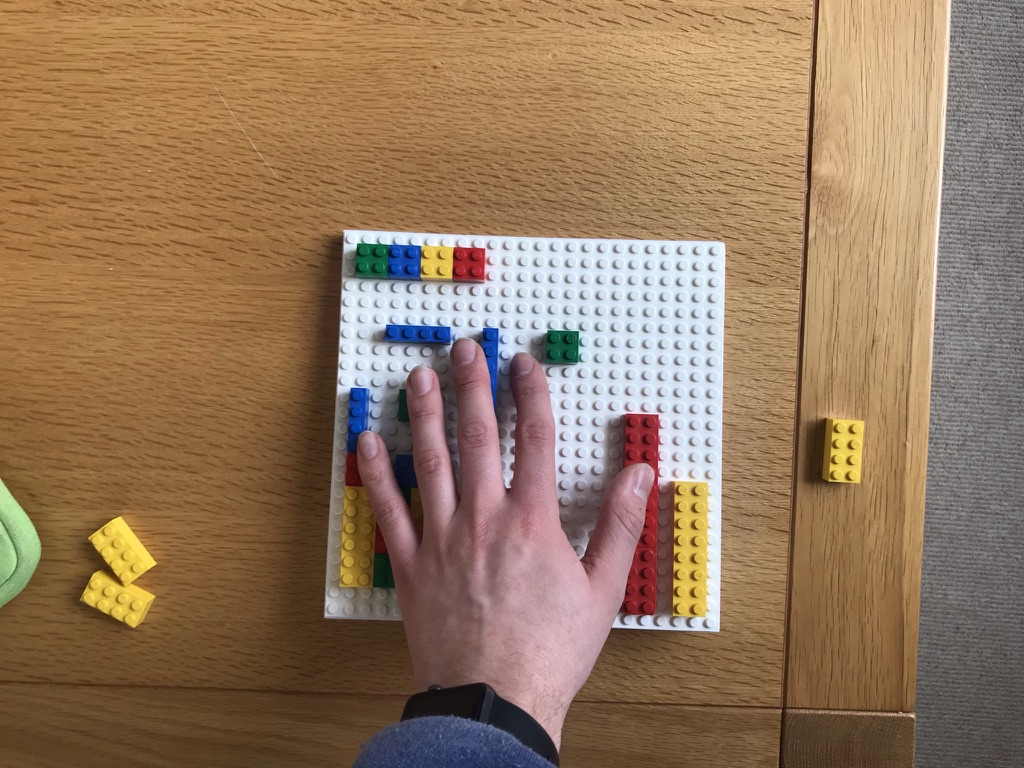
#> input picture images/HandTestA.jpeg, 1024 x 768 px, found by its file name
$ python WarpingImageTest.py
#> lines starting #> are read from the running program, lines starting #| are printed output that depends on the picture
### Packages/InterfaceCV.py
# Everying needed to obtain a build plate configuration from an image
import numpy as np
import cv2
from PIL import Image
import matplotlib.pyplot as plt
import matplotlib.ticker as plticker

class BuildPlateComprehension:
    defaultCorners = np.array([[0,0],[1,0],[1,1],[0,1]])

    # [4 lines left out: function warpToBuildPlate, not called in this run]

    # Input an image and
    def getBuildPlateCorners(self, image):
        raise Exception("Automatic detection of corners not yet implemented, use from cords manually instead")
        # To Do: Implement automatic detection of corners if needed

    # Outputs an image (as numpy array) by warping an input image based of the supplied corner coordinates
    def warpToBuildPlateFromCords(self,image, cornerCords=defaultCorners, outputDimensions = [480,480]):
        if (cornerCords.shape != (4, 2)):
            raise Exception("Incorrect shape corner coorsinates must be of shape (4,2)")

        #Corner Coordinates
        topLeft = cornerCords[0]
        topRight = cornerCords[1]
        bottomLeft = cornerCords[2]
        bottomRight = cornerCords[3]

        # Input warp
        pt1 = np.float32([topLeft,topRight,bottomLeft,bottomRight])

        # Set height and width of final image
        pt2 = np.float32([[0,0],[outputDimensions[0],0],[0,outputDimensions[1]],[outputDimensions[0], outputDimensions[1]]])

        matrix = cv2.getPerspectiveTransform(pt1, pt2)
        warpedImage = cv2.warpPerspective(image, matrix, (outputDimensions[0], outputDimensions[1]))

        return (warpedImage)


    # Input a numpy array based image that has been cropped to the edges of the build plate, outputs the plate config
    # [415 lines left out: functions getPlateConfig, getRegions, regionSearch, processRegion, calcAvgHSV, updateColourEstimates and 6 more, not called in this run]

### TestPrograms/WarpingImageTest.py

import cv2
import numpy as np

import sys
sys.path.append('/home/pi/Git/SharedBuilderInterface/Packages')
sys.path.append('/home/pi/Git/SharedBuilderInterface/TestData')

from InterfaceCV import BuildPlateComprehension

# Create build plate comprehension object
cVObject = BuildPlateComprehension()


img = cv2.imread('ImageData/InputImages/HandTestA.jpeg')
#> img is the input picture: shape (768, 1024, 3); mean B, G, R 93.4, 120.1, 148.5

cornerCords = np.array([[343,230],[724,242],[324,616],[719,631]])
warpedImg= cVObject.warpToBuildPlateFromCords(img,cornerCords)
#> in warpToBuildPlateFromCords, `warpedImage = cv2.warpPerspective(image, matrix, (outputDimensions[0],..`:
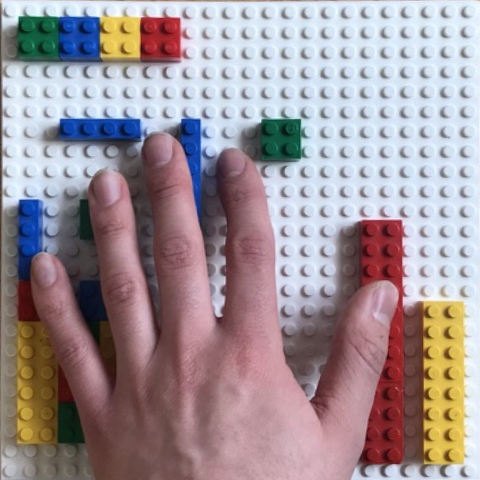
#> warpedImage: shape (480, 480, 3); mean B, G, R 151, 145.9, 159.6

cv2.imwrite('ImageData/Test/warped.png',warpedImg)

$ run again, with images/iphone test.jpeg copied over images/HandTestA.jpeg
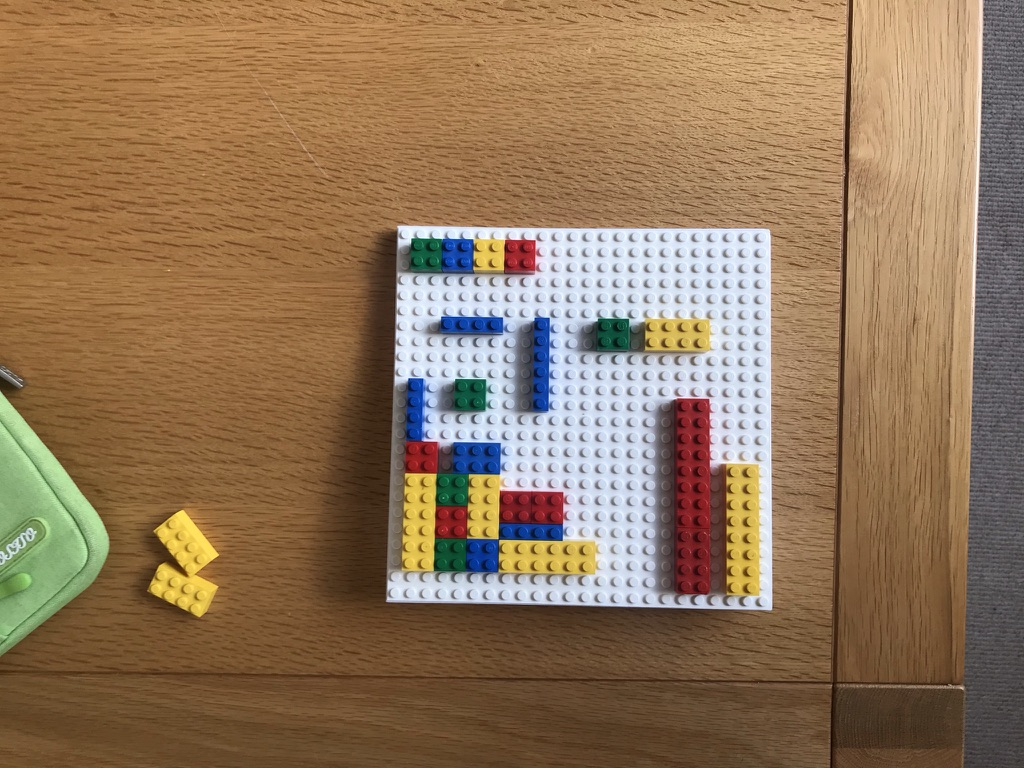
#> input picture images/iphone test.jpeg, 1024 x 768 px, found by its file name
#> img is the input picture: shape (768, 1024, 3); mean B, G, R 89.9, 118.2, 145.2
#> in warpToBuildPlateFromCords, `warpedImage = cv2.warpPerspective(image, matrix, (outputDimensions[0],..`:
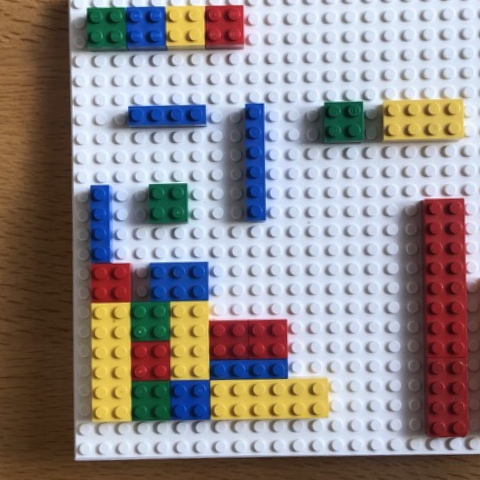
#> warpedImage: shape (480, 480, 3); mean B, G, R 138.6, 138, 144.8

$ run again, with images/image1.jpg copied over images/HandTestA.jpeg
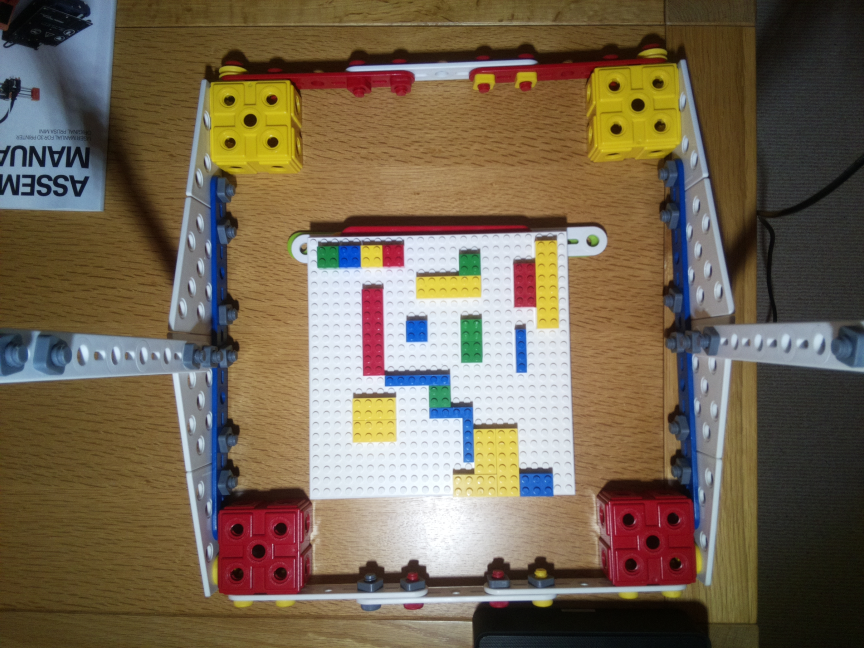
#> input picture images/image1.jpg, 2592 x 1944 px, found by its file name (shown at 1/3 size)
#> img is the input picture: shape (1944, 2592, 3); mean B, G, R 81, 101.4, 115.8
#> in warpToBuildPlateFromCords, `warpedImage = cv2.warpPerspective(image, matrix, (outputDimensions[0],..`:
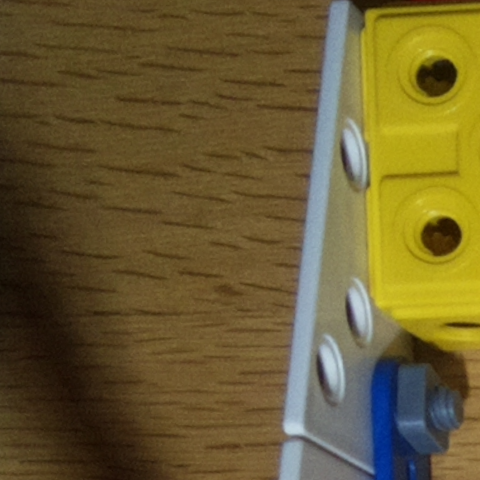
#> warpedImage: shape (480, 480, 3); mean B, G, R 48.5, 91.8, 106.3
